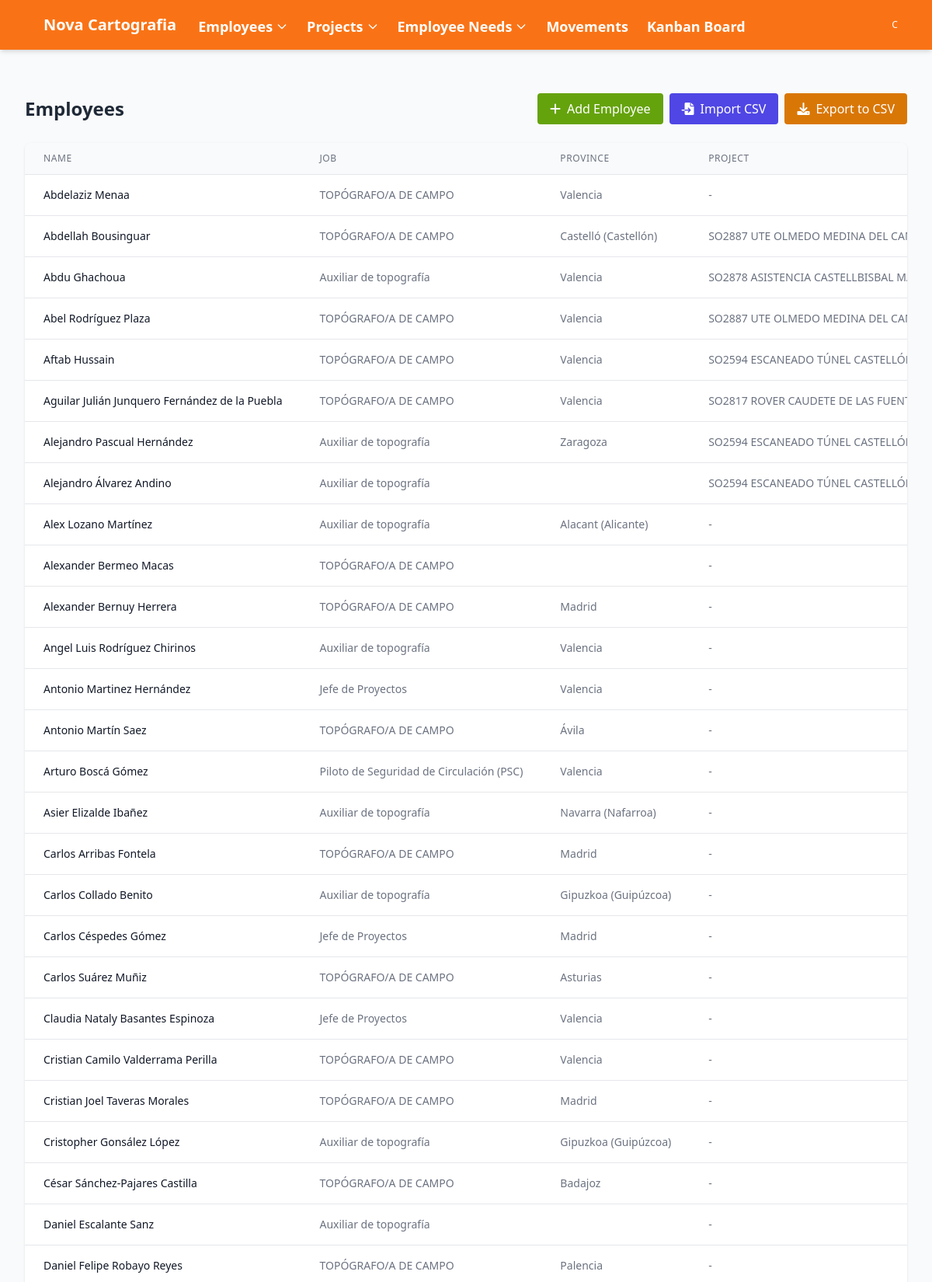
Screenshot of /employees/ (signed in, upper part) with the database file from the repository.
### novacartografia_employee_management/models.py (models this page shows, shortened)
class Employee(models.Model):
    name = models.CharField(max_length=100)
    job = models.CharField(max_length=100)
    project_id = models.ForeignKey(Project, on_delete=models.SET_NULL, related_name='employee_set', blank=True, null=True)
    state = models.CharField(max_length=50, default='valencia',
            choices=[
                ('alava', 'Álava'),
                ('albacete', 'Albacete'),
                ('alicante', 'Alicante'),
                ('almeria', 'Almería'),
                ('asturias', 'Asturias'),
                ('avila', 'Ávila'),
                ('badajoz', 'Badajoz'),
                ('barcelona', 'Barcelona'),
                ('burgos', 'Burgos'),
                ('caceres', 'Cáceres'),
                ('cadiz', 'Cádiz'),
                ('cantabria', 'Cantabria'),
                ('castellon', 'Castellón'),
                ('ceuta', 'Ceuta'),
                ('ciudad_real', 'Ciudad Real'),
                ('cordoba', 'Córdoba'),
                ('cuenca', 'Cuenca'),
                ('gerona', 'Gerona'),
                ('granada', 'Granada'),
                ('guadalajara', 'Guadalajara'),
                ('guipuzcoa', 'Guipúzcoa'),
                ('huelva', 'Huelva'),
                ('huesca', 'Huesca'),
                ('islas_baleares', 'Islas Baleares'),
                ('jaen', 'Jaén'),
                ('la_coruna', 'La Coruña'),
                ('la_rioja', 'La Rioja'),
                ('las_palmas', 'Las Palmas'),
                ('leon', 'León'),
                ('lerida', 'Lérida'),
                ('lugo', 'Lugo'),
                ('madrid', 'Madrid'),
                ('malaga', 'Málaga'),
                ('melilla', 'Melilla'),
                ('murcia', 'Murcia'),
                ('navarra', 'Navarra'),
                ('orense', 'Orense'),
                ('palencia', 'Palencia'),
                ('pontevedra', 'Pontevedra'),
                ('salamanca', 'Salamanca'),
                ('santa_cruz_de_tenerife', 'Santa Cruz de Tenerife'),
                ('segovia', 'Segovia'),
                ('sevilla', 'Sevilla'),
                ('soria', 'Soria'),
                ('tarragona', 'Tarragona'),
                ('teruel', 'Teruel'),
                ('toledo', 'Toledo'),
                ('valencia', 'Valencia'),
                ('valladolid', 'Valladolid'),
                ('vizcaya', 'Vizcaya'),
                ('zamora', 'Zamora'),
                ('zaragoza', 'Zaragoza'),])

class Project(models.Model):
    PROJECT_TYPES = [
        ('obra', 'Obra'),
        ('proyecto', 'Proyecto'),
    ]
    name = models.CharField(max_length=100)
    type = models.CharField(max_length=50, choices=PROJECT_TYPES, default='proyecto')
    description = models.TextField(blank=True, null=True)
    def __str__(self):
        return self.name

### novacartografia_employee_management/views.py (the view)
# urls.py: path("", lambda request: redirect('employee_list'), name='home'),
@login_required
def employee_list(request):
    employees = Employee.objects.all()
    return render(request, 'novacartografia_employee_management/employee_list.html', {'employees': employees})

### templates/novacartografia_employee_management/employee_list.html (shortened to what this page needs)
{% extends "base.html" %}
{% block content %}
<div class="flex flex-col md:flex-row md:items-center md:justify-between mb-6">
    <h2 class="text-2xl font-bold text-gray-800 mb-4 md:mb-0">Employees</h2>
    <div class="flex space-x-2">
        <a href="{% url 'employee_create' %}" class="bg-lime-600 hover:bg-lime-700 text-white font-medium py-2 px-4 rounded flex items-center">
            <i class="fas fa-plus mr-2"></i> Add Employee
        </a>
        <a href="{% url 'import_employees_csv' %}" class="bg-indigo-600 hover:bg-indigo-700 text-white font-medium py-2 px-4 rounded flex items-center">
            <i class="fas fa-file-import mr-2"></i> Import CSV
        </a>
        <a href="{% url 'export_employees_csv' %}" class="bg-amber-600 hover:bg-amber-700 text-white font-medium py-2 px-4 rounded flex items-center">
            <i class="fas fa-download mr-2"></i> Export to CSV
        </a>
    </div>
</div>
<div class="bg-white shadow overflow-hidden rounded-lg">
    <div class="overflow-x-auto">
        <table class="min-w-full divide-y divide-gray-200">
            <thead class="bg-gray-50">
                <tr>
                    <th scope="col" class="px-6 py-3 text-left text-xs font-medium text-gray-500 uppercase tracking-wider">Name</th>
                    <th scope="col" class="px-6 py-3 text-left text-xs font-medium text-gray-500 uppercase tracking-wider">Job</th>
                    <th scope="col" class="px-6 py-3 text-left text-xs font-medium text-gray-500 uppercase tracking-wider">Province</th>
                    <th scope="col" class="px-6 py-3 text-left text-xs font-medium text-gray-500 uppercase tracking-wider">Project</th>
                </tr>
            </thead>
            <tbody class="bg-white divide-y divide-gray-200">
                {% for employee in employees %}
                <tr class="hover:bg-gray-50">
                    <td class="px-6 py-4 whitespace-nowrap text-sm font-medium text-gray-900">{{ employee.name }}</td>
                    <td class="px-6 py-4 whitespace-nowrap text-sm text-gray-500">{{ employee.job }}</td>
                    <td class="px-6 py-4 whitespace-nowrap text-sm text-gray-500">{{ employee.get_state_display }}</td>
                    <td class="px-6 py-4 whitespace-nowrap text-sm text-gray-500">
                        {% if employee.project_id %}{{ employee.project_id }}{% else %}-{% endif %}
                    </td>
                </tr>
                {% empty %}
                <tr>
                    <td colspan="4" class="px-6 py-4 text-center text-sm text-gray-500">No employees found.</td>
                </tr>
                {% endfor %}
            </tbody>
        </table>
    </div>
</div>
{% endblock %}

### templates/base.html (shortened to what this page needs)
<!DOCTYPE html>
<html lang="en">
<head>
    <script src="https://cdn.tailwindcss.com"></script>
    <link rel="stylesheet" href="https://cdnjs.cloudflare.com/ajax/libs/font-awesome/6.0.0/css/all.min.css">
    {% load static %}
    <script src="{% static 'js/tailwind.config.js' %}"></script>
</head>
<body class="bg-gray-50 min-h-screen flex flex-col ">
    <nav class="navbar-drpdown-container bg-orange-500 shadow-md">
        <div class="content-container">
            <div class="flex justify-between h-16 ml-6">
                <div class="flex items-center">
                    <div class="flex-shrink-0 flex items-center">
                        <a href="{% url 'home' %}" class="text-white font-bold text-xl">Nova Cartografia</a>
                    </div>
                    <div class="hidden sm:ml-6 sm:flex sm:space-x-4">
                        <div class="relative" x-data="{ open: false }">
                            <button @click="open = !open" class="text-white hover:text-white border-transparent inline-flex items-center px-1 pt-1 text-lg font-bold">
                                <span>Employees</span>
                                <svg class="ml-1 w-4 h-4" fill="none" stroke="currentColor" viewBox="0 0 24 24" xmlns="http://www.w3.org/2000/svg"><path stroke-linecap="round" stroke-linejoin="round" stroke-width="2" d="M19 9l-7 7-7-7"></path></svg>
                            </button>
                        </div>
                        <div class="relative" x-data="{ open: false }">
                            <button @click="open = !open" class="text-white hover:text-white border-transparent inline-flex items-center px-1 pt-1 text-lg font-bold">
                                <span>Projects</span>
                                <svg class="ml-1 w-4 h-4" fill="none" stroke="currentColor" viewBox="0 0 24 24" xmlns="http://www.w3.org/2000/svg"><path stroke-linecap="round" stroke-linejoin="round" stroke-width="2" d="M19 9l-7 7-7-7"></path></svg>
                            </button>
                        </div>
                        <div class="relative" x-data="{ open: false }">
                            <button @click="open = !open" class="text-white hover:text-white border-transparent inline-flex items-center px-1 pt-1 text-lg font-bold">
                                <span>Employee Needs</span>
                                <svg class="ml-1 w-4 h-4" fill="none" stroke="currentColor" viewBox="0 0 24 24" xmlns="http://www.w3.org/2000/svg"><path stroke-linecap="round" stroke-linejoin="round" stroke-width="2" d="M19 9l-7 7-7-7"></path></svg>
                            </button>
                        </div>
                        <a href="{% url 'movement_list' %}" class="text-white hover:text-white border-transparent inline-flex items-center px-1 pt-1 text-lg font-bold">
                            Movements
                        </a>
                        <a href="{% url 'kanban_board' %}" class="text-white hover:text-white border-transparent inline-flex items-center px-1 pt-1 text-lg font-bold">
                            Kanban Board
                        </a>
                    </div>
                </div>
                <div class="hidden sm:ml-6 sm:flex sm:items-center">
                    {% if user.is_authenticated %}
                        <div class="ml-3 relative" x-data="{ open: false }">
                            <div>
                                <button @click="open = !open" type="button" class="bg-primary-700 flex text-sm rounded-full focus:outline-none focus:ring-2 focus:ring-offset-2 focus:ring-offset-primary-800 focus:ring-white">
                                    <span class="inline-flex items-center justify-center h-8 w-8 rounded-full bg-primary-500">
                                        <span class="text-xs font-medium leading-none text-white">{{ user.username|slice:":1" }}</span>
                                    </span>
                                </button>
                            </div>
                        </div>
                    {% else %}
                        <a href="{% url 'login' %}" class="text-gray-100 hover:text-white text-sm font-medium">Login</a>
                    {% endif %}
                </div>
            </div>
        </div>
    </nav>
    <div class="content-container py-4">
    </div>
    <main class="flex-grow">
        <div class="content-container py-6">
            {% block content %}{% endblock %}
        </div>
    </main>
</body>
</html>

### rows the page displays
Employee: name "Abdelaziz Menaa", job "TOPÓGRAFO/A DE CAMPO", state "Valencia"
Employee: name "Abdellah Bousinguar", job "TOPÓGRAFO/A DE CAMPO", state "Castelló (Castellón)", project_id "SO2887 UTE OLMEDO MEDINA DEL…"
Employee: name "Abdu Ghachoua", job "Auxiliar de topografía", state "Valencia", project_id "SO2878 ASISTENCIA CASTELLBISBAL…"
Employee: name "Abel Rodríguez Plaza", job "TOPÓGRAFO/A DE CAMPO", state "Valencia", project_id "SO2887 UTE OLMEDO MEDINA DEL…"
Employee: name "Aftab Hussain", job "TOPÓGRAFO/A DE CAMPO", state "Valencia", project_id "SO2594 ESCANEADO TÚNEL…"
Employee: name "Aguilar Julián Junquero Fernández de la Puebla", job "TOPÓGRAFO/A DE CAMPO", state "Valencia", project_id "SO2817 ROVER CAUDETE DE LAS…"
Employee: name "Alejandro Pascual Hernández", job "Auxiliar de topografía", state "Zaragoza", project_id "SO2594 ESCANEADO TÚNEL…"
Employee: name "Alejandro Álvarez Andino", job "Auxiliar de topografía", project_id "SO2594 ESCANEADO TÚNEL…"
Employee: name "Alex Lozano Martínez", job "Auxiliar de topografía", state "Alacant (Alicante)"
Employee: name "Alexander Bermeo Macas", job "TOPÓGRAFO/A DE CAMPO"
Employee: name "Alexander Bernuy Herrera", job "TOPÓGRAFO/A DE CAMPO", state "Madrid"
Employee: name "Angel Luis Rodríguez Chirinos", job "Auxiliar de topografía", state "Valencia"
Employee: name "Antonio Martinez Hernández", job "Jefe de Proyectos", state "Valencia"
Employee: name "Antonio Martín Saez", job "TOPÓGRAFO/A DE CAMPO", state "Ávila"
Employee: name "Arturo Boscá Gómez", job "Piloto de Seguridad de Circulación (PSC)", state "Valencia"
Employee: name "Asier Elizalde Ibañez", job "Auxiliar de topografía", state "Navarra (Nafarroa)"
Employee: name "Carlos Arribas Fontela", job "TOPÓGRAFO/A DE CAMPO", state "Madrid"
Employee: name "Carlos Collado Benito", job "Auxiliar de topografía", state "Gipuzkoa (Guipúzcoa)"
Employee: name "Carlos Céspedes Gómez", job "Jefe de Proyectos", state "Madrid"
Employee: name "Carlos Suárez Muñiz", job "TOPÓGRAFO/A DE CAMPO", state "Asturias"
Employee: name "Claudia Nataly Basantes Espinoza", job "Jefe de Proyectos", state "Valencia"
Employee: name "Cristian Camilo Valderrama Perilla", job "TOPÓGRAFO/A DE CAMPO", state "Valencia"
Employee: name "Cristian Joel Taveras Morales", job "TOPÓGRAFO/A DE CAMPO", state "Madrid"
Employee: name "Cristopher Gonsález López", job "Auxiliar de topografía", state "Gipuzkoa (Guipúzcoa)"
Employee: name "César Sánchez-Pajares Castilla", job "TOPÓGRAFO/A DE CAMPO", state "Badajoz"
Employee: name "Daniel Escalante Sanz", job "Auxiliar de topografía"
Employee: name "Daniel Felipe Robayo Reyes", job "TOPÓGRAFO/A DE CAMPO", state "Palencia"

### other values shown
{{ user.username|slice:":1" }} "C"
